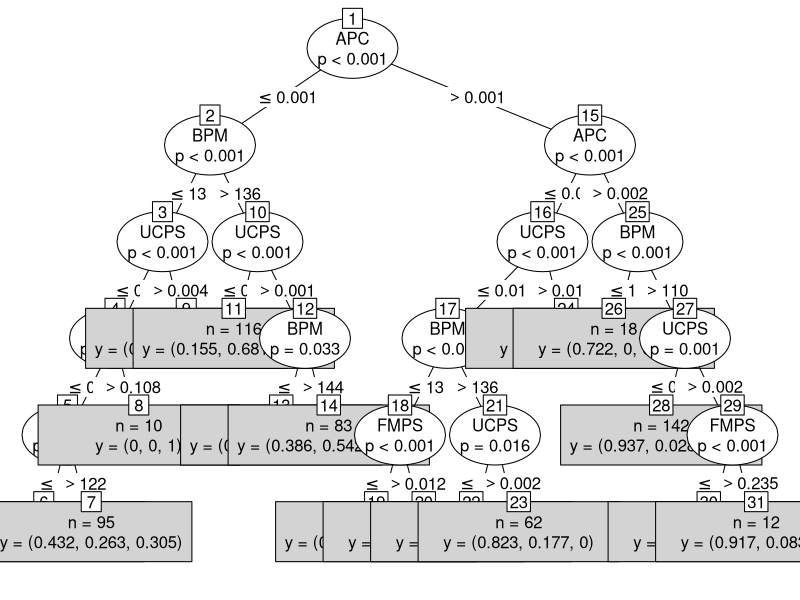

Reproduce this figure in R.
## ---- chunk 1
knitr::opts_chunk$set(echo = TRUE)
## ---- chunk 2
# Import dataset

cardio_data <- read.csv("Cardiotocographic.csv", header = TRUE)
cardio_data
## ---- chunk 3
# Statistic Summary
names(cardio_data)
head(cardio_data)
tail(cardio_data)
str(cardio_data)
summary(cardio_data)
## ---- chunk 4
# Convert NSP value into factor for categorical variables
cardio_data$NSP <- as.factor(cardio_data$NSP)
str(cardio_data)
## ---- chunk 5
# Divide dataset into two data category : train set and test set
set.seed(1234)
pd <- sample(2, nrow(cardio_data), replace = TRUE, prob = c(0.8,0.2))
pd
## ---- chunk 6
# Assign train set and test set to repective variable
train <- cardio_data[pd==1,]
test <- cardio_data[pd==2,]
dim(train)
dim(test)
## ---- chunk 7
# Install party package for decision tree 
library(party)
## ---- chunk 8
cardio_tree <- ctree(NSP ~ BPM+APC+FMPS+UCPS, data = train)
cardio_tree
## ---- chunk 9
plot(cardio_tree, type = "simple")
## ---- chunk 10
# Data prediction
predict(cardio_tree)
## ---- chunk 11
# Accuracy table between predicted tree and train dataset
tab <- table(predict(cardio_tree), train$NSP)
tab
## ---- chunk 12
# Classification accuracy
sum(diag(tab))/sum(tab)

# Or classification error
1 - sum(diag(tab))/sum(tab)
## ---- chunk 13
# Prediction on test dataset
test_predict <- table(predict(cardio_tree, newdata = test), test$NSP)
test_predict
## ---- chunk 14
# Classification accuracy on test dataset
sum(diag(test_predict))/sum(test_predict)

# Classification error
1 - sum(diag(test_predict))/sum(test_predict)
